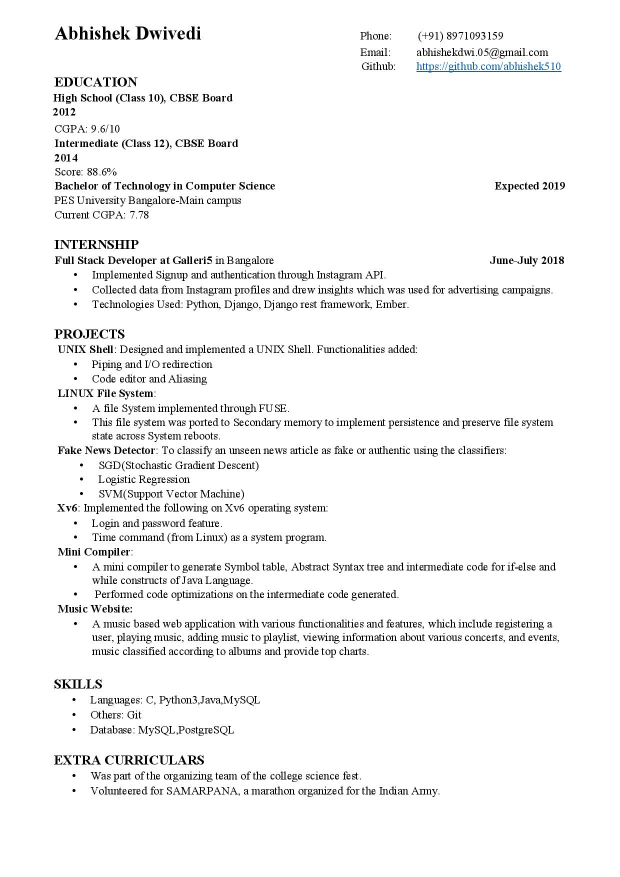
#> input picture EAST/01FB15ECS008-page-001.jpg, 1240 x 1754 px, found by its file name (shown at 1/2 size)
$ jupyter execute --allow-errors EAST.ipynb
#> lines starting #> are read from the running program, lines starting #| are printed output that depends on the picture
[cell 1]
from imutils.object_detection import non_max_suppression
import numpy as np
import argparse
import time
import cv2
import numpy as np
import cv2
from imutils.object_detection import non_max_suppression
import pytesseract
from matplotlib import pyplot as plt
import pytesseract
from pytesseract import image_to_string

[cell 2]
#Creating argument dictionary for the default arguments needed in the code.
#00-Kaveri-page-001
#C:\Users\diyas\Downloads\opencv-text-detection\images\lebron_james.jpg
#C:\Users\diyas\Downloads\01FB15ECS008-page-001.jpg
args = {"image":r"C:\Users\diyas\Downloads\01FB15ECS008-page-001.jpg", "east":r"C:\Users\diyas\Downloads\opencv-text-detection\frozen_east_text_detection.pb", "min_confidence":0.5, "width":320, "height":320}

[cell 3]
image = cv2.imread(args['image'])
#> image is the input picture: shape (1754, 1240, 3); mean B, G, R 244.2, 244.2, 244.1

#Saving a original image and shape
orig = image.copy()
(origH, origW) = image.shape[:2]
#> origH = 1754; origW = 1240

# set the new height and width to default 320 by using args #dictionary.
(newW, newH) = (args["width"], args["height"])

#Calculate the ratio between original and new image for both height and weight.
#This ratio will be used to translate bounding box location on the original image.
rW = origW / float(newW)
#> rW = 3.88
rH = origH / float(newH)
#> rH = 5.48

# resize the original image to new dimensions
image = cv2.resize(image, (newW, newH))
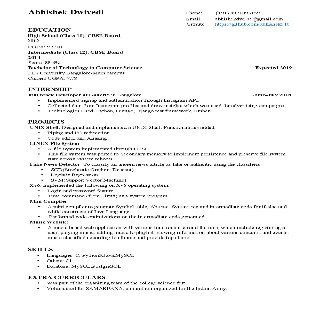
#> image: shape (320, 320, 3); mean B, G, R 244.5, 244.5, 244.4
(H, W) = image.shape[:2]
#> H = 320; W = 320

# construct a blob from the image to forward pass it to EAST model
blob = cv2.dnn.blobFromImage(image, 1.0, (W, H),
	(123.68, 116.78, 103.94), swapRB=True, crop=False)


$ run again, with EAST/00-Kaveri-page-001.jpg copied over EAST/01FB15ECS008-page-001.jpg
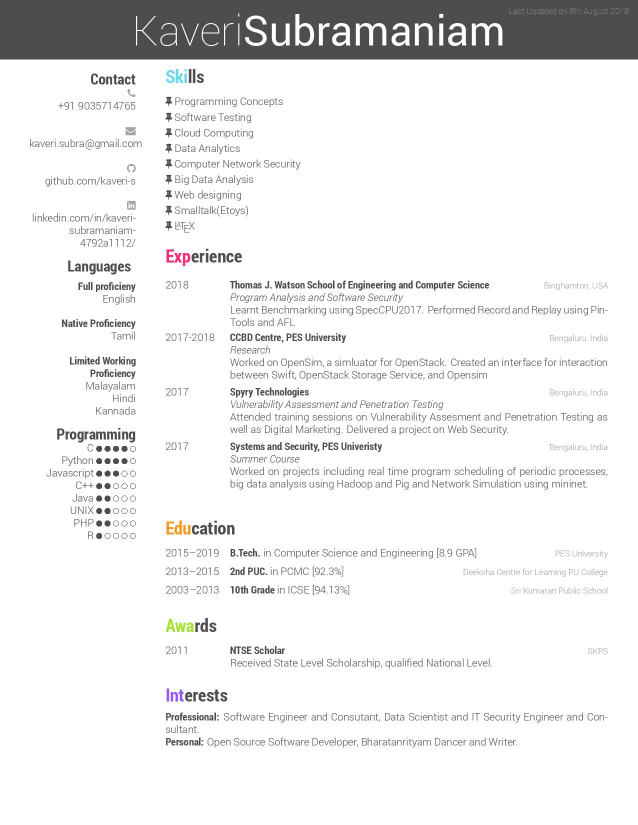
#> input picture EAST/00-Kaveri-page-001.jpg, 1275 x 1650 px, found by its file name (shown at 1/2 size)
#> image is the input picture: shape (1650, 1275, 3); mean B, G, R 236.9, 237, 237
#> `image = cv2.resize(image, (newW, newH))`:
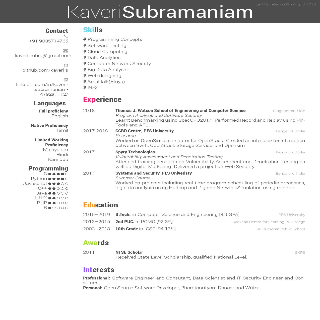
#> image: shape (320, 320, 3); mean B, G, R 237.2, 237.2, 237.2
